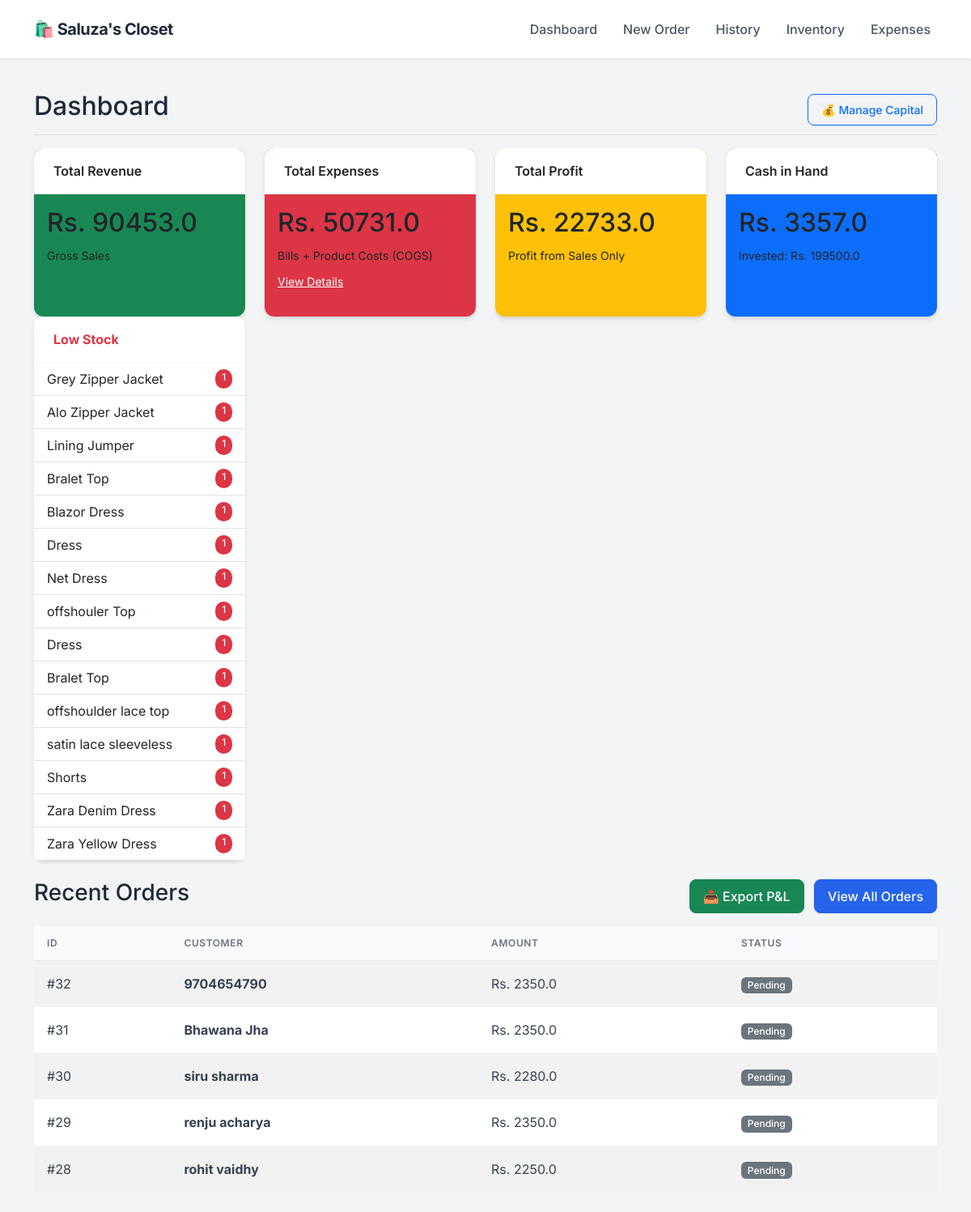
Before: / with the older database file.
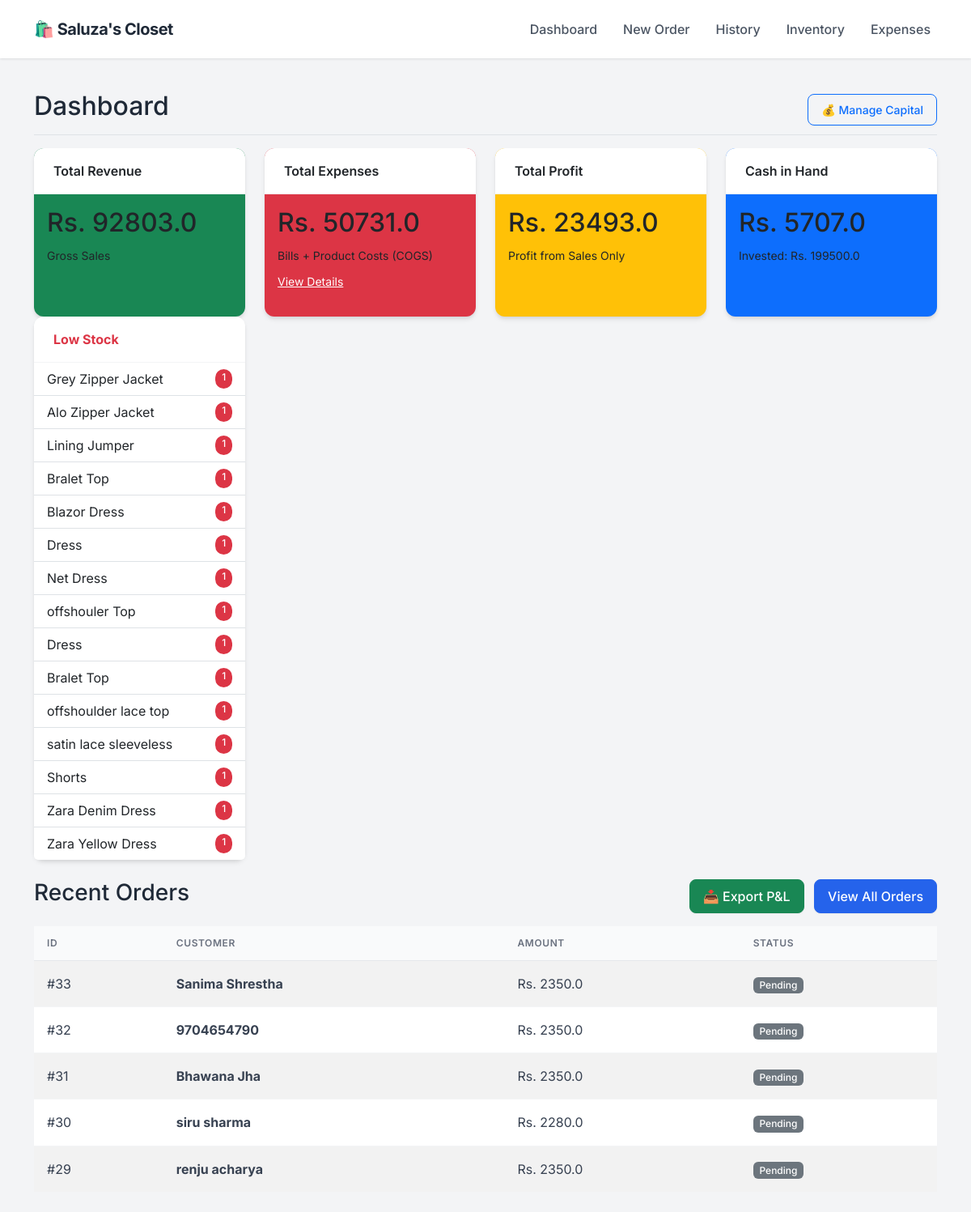
After: the same page with the newer database file.
### app.py (models this page shows)
class Product(db.Model):
    id = db.Column(db.Integer, primary_key=True)
    sku = db.Column(db.String(50), unique=True, nullable=True)
    name = db.Column(db.String(100), nullable=False)
    size = db.Column(db.String(10), nullable=False)
    cost_price = db.Column(db.Float, default=0.0)
    price = db.Column(db.Float, nullable=False)
    stock = db.Column(db.Integer, default=0)
    image = db.Column(db.String(100), nullable=True)

class Order(db.Model):
    id = db.Column(db.Integer, primary_key=True)
    customer_name = db.Column(db.String(100), nullable=False)
    phone = db.Column(db.String(20), nullable=False)
    address = db.Column(db.String(200), nullable=True)
    date = db.Column(db.DateTime, default=datetime.utcnow)
    total_amount = db.Column(db.Float, default=0.0)
    profit = db.Column(db.Float, default=0.0)
    status = db.Column(db.String(20), default='Pending')
    items = db.relationship('OrderItem', backref='order', lazy=True)

### app.py (the view)
@app.route('/')
def dashboard():
    total_investment = db.session.query(db.func.sum(Investment.amount)).scalar() or 0
    total_sales = db.session.query(db.func.sum(Order.total_amount)).scalar() or 0
    manual_expenses = db.session.query(db.func.sum(Expense.amount)).scalar() or 0
    current_inventory_cost = 0
    products = Product.query.all()
    for p in products:
        current_inventory_cost += (p.stock * p.cost_price)
    gross_profit = db.session.query(db.func.sum(Order.profit)).scalar() or 0
    cost_of_sold_goods = total_sales - gross_profit
    total_product_spend = current_inventory_cost + cost_of_sold_goods
    cash_in_hand = (total_investment + total_sales) - (total_product_spend + manual_expenses)
    net_profit = gross_profit # As you requested previously (Sales Profit only)
    recent_orders = Order.query.order_by(Order.date.desc()).limit(5).all()
    low_stock = Product.query.filter(Product.stock < 2, Product.stock > 0).all()
    out_of_stock = Product.query.filter(Product.stock == 0).all()
    investments = Investment.query.order_by(Investment.date.desc()).all()
    return render_template('dashboard.html',
                           sales=total_sales,
                           gross_profit=gross_profit,
                           expenses=manual_expenses,
                           net_profit=net_profit,
                           cash_in_hand=cash_in_hand, # <--- NEW DATA
                           total_investment=total_investment, # <--- NEW DATA
                           orders=recent_orders,
                           investments=investments,
                           low_stock=low_stock,
                           out_of_stock=out_of_stock)

### templates/dashboard.html (shortened to what this page needs)
{% extends "layout.html" %}
{% block content %}
<div class="d-flex justify-content-between flex-wrap flex-md-nowrap align-items-center pt-3 pb-2 mb-3 border-bottom">
    <h1 class="h2">Dashboard</h1>
    <div class="btn-toolbar mb-2 mb-md-0">
        <button type="button" class="btn btn-sm btn-outline-primary" data-bs-toggle="modal" data-bs-target="#investmentHistoryModal">
    💰 Manage Capital
</button>
    </div>
</div>
<div class="row mb-4">
    <div class="col-md-3">
        <div class="card text-dark bg-success mb-3 h-100">
            <div class="card-header">Total Revenue</div>
            <div class="card-body">
                <h2 class="card-title">Rs. {{ sales }}</h2>
                <small>Gross Sales</small>
            </div>
        </div>
    </div>
    <div class="col-md-3">
        <div class="card text-dark bg-danger mb-3 h-100">
            <div class="card-header">Total Expenses</div>
            <div class="card-body">
                <h2 class="card-title">Rs. {{ expenses }}</h2>
                <small>Bills + Product Costs (COGS)</small> <div class="mt-2">
                    <a href="/expenses" class="text-white text-decoration-underline small">View Details</a>
                </div>
            </div>
        </div>
    </div>
    <div class="col-md-3">
        <div class="card text-dark bg-warning mb-3 h-100">
            <div class="card-header">Total Profit</div>
            <div class="card-body">
                <h2 class="card-title">Rs. {{ net_profit }}</h2>
                <small>Profit from Sales Only</small>
            </div>
        </div>
    </div>
    <div class="col-md-3">
        <div class="card text-dark bg-primary mb-3 h-100">
            <div class="card-header">Cash in Hand</div>
            <div class="card-body">
                <h2 class="card-title">Rs. {{ cash_in_hand }}</h2>
                <small>Invested: Rs. {{ total_investment }}</small>
            </div>
        </div>
    </div>
    <div class="col-md-3">
        <div class="card border-danger h-100">
            <div class="card-header bg-transparent text-danger fw-bold">Low Stock</div>
            <ul class="list-group list-group-flush list-group-sm">
                {% for item in low_stock %}
                <li class="list-group-item d-flex justify-content-between">
                    <span>{{ item.name }}</span>
                    <span class="badge bg-danger rounded-pill">{{ item.stock }}</span>
                </li>
                {% endfor %}
            </ul>
        </div>
    </div>
</div>
<div class="d-flex justify-content-between align-items-center mb-3">
    <h3>Recent Orders</h3>
    <div>
        <a href="/export_excel" class="btn btn-success me-2">📥 Export P&L</a>
        <a href="/orders" class="btn btn-primary">View All Orders</a>
    </div>
</div>
<table class="table table-striped bg-white align-middle">
    <thead>
        <tr>
            <th>ID</th>
            <th>Customer</th>
            <th>Amount</th>
            <th>Status</th>
        </tr>
    </thead>
    <tbody>
        {% for order in orders %}
        <tr>
            <td>#{{ order.id }}</td>
            <td><strong>{{ order.customer_name }}</strong></td>
            <td>Rs. {{ order.total_amount }}</td>
            <td><span class="badge bg-secondary">{{ order.status }}</span></td>
        </tr>
        {% endfor %}
    </tbody>
</table>
{% endblock %}

### templates/layout.html (shortened to what this page needs)
<!DOCTYPE html>
<html lang="en">
<head>
    <link href="https://cdn.jsdelivr.net/npm/bootstrap@5.3.0/dist/css/bootstrap.min.css" rel="stylesheet">
</head>
<body>
    <nav class="navbar navbar-expand-lg sticky-top">
        <div class="container">
            <a class="navbar-brand" href="/">
                🛍️ Saluza's Closet
            </a>
            <div class="collapse navbar-collapse" id="navbarNav">
                <ul class="navbar-nav ms-auto">
                    <li class="nav-item"><a class="nav-link" href="/">Dashboard</a></li>
                    <li class="nav-item"><a class="nav-link" href="/new_order">New Order</a></li>
                    <li class="nav-item"><a class="nav-link" href="/orders">History</a></li>
                    <li class="nav-item"><a class="nav-link" href="/inventory">Inventory</a></li>
                    <li class="nav-item"><a class="nav-link" href="/expenses">Expenses</a></li>
                </ul>
            </div>
        </div>
    </nav>
    <div class="container py-4">
        {% block content %}{% endblock %}
    </div>
</body>
</html>

### templates/layout.html (style rules this page uses)
:root { --primary-color: #2563eb; --bg-color: #f3f4f6; --text-dark: #1f2937; --card-shadow: 0 4px 6px -1px rgba(0, 0, 0, 0.1), 0 2px 4px -1px rgba(0, 0, 0, 0.06); }
body { font-family: 'Inter', sans-serif; background-color: var(--bg-color); color: var(--text-dark); }
.navbar { background-color: #ffffff; box-shadow: 0 1px 3px rgba(0,0,0,0.1); padding: 1rem 0; }
.navbar-brand { font-weight: 700; color: var(--text-dark) !important; font-size: 1.25rem; letter-spacing: -0.5px; }
.nav-link { color: #4b5563 !important; font-weight: 500; margin-left: 1rem; transition: color 0.2s; }
.card { border: none; border-radius: 12px; box-shadow: var(--card-shadow); background: #ffffff; transition: transform 0.2s; }
.card-header { background-color: #ffffff; border-bottom: 1px solid #f3f4f6; font-weight: 600; padding: 1rem 1.5rem; border-radius: 12px 12px 0 0 !important; }
.btn { border-radius: 8px; font-weight: 500; padding: 0.5rem 1rem; box-shadow: 0 1px 2px 0 rgba(0, 0, 0, 0.05); }
.btn-primary { background-color: var(--primary-color); border-color: var(--primary-color); }
.table { margin-bottom: 0; }
.table thead th { background-color: #f9fafb; color: #6b7280; font-size: 0.75rem; text-transform: uppercase; letter-spacing: 0.05em; font-weight: 600; border-bottom: 1px solid #e5e7eb; padding: 0.75rem 1rem; }
.table tbody td { padding: 1rem 1rem; vertical-align: middle; color: #374151; border-bottom: 1px solid #f3f4f6; }
.badge { padding: 0.35em 0.65em; font-weight: 500; border-radius: 6px; }

Changed rows visible on the page:
no longer on this page (row unchanged): Order: id "28", customer_name "rohit vaidhy", total_amount "2250.0", status "Pending"
added Order: id "33", customer_name "Sanima Shrestha", total_amount "2350.0", status "Pending"
Other visible differences:
{{ sales }}: "90453.0" → "92803.0"
{{ net_profit }}: "22733.0" → "23493.0"
{{ cash_in_hand }}: "3357.0" → "5707.0"
